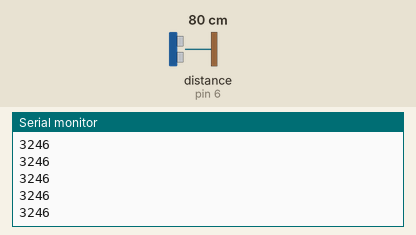
This sketch was run on a simulated Arduino Nano, built with avr-gcc and run on an emulated ATmega328P. Shown: the last lines printed to the serial monitor. Wiring (inferred from the names in the program): ultrasonic range finder: trigger pin 7; echo pin 6. The inputs (shaded band) are chosen by the test bench; at power-on: distance to the obstacle (sensor on pin 6) 80 cm. The echo pulse lasts 58.3 µs per cm.

Above: at 1.2 s.
1.3 s: distance to the obstacle (sensor on pin 6) set to 2 cm
At 2.0 s:
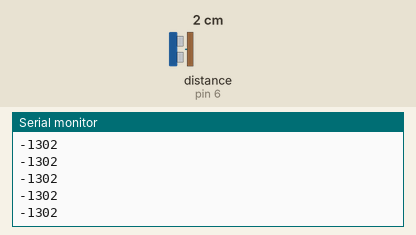
2.8 s: distance to the obstacle (sensor on pin 6) set to 4 cm
At 3.4 s:
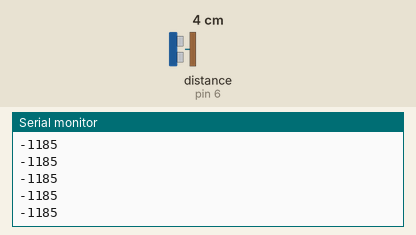
Timing chart, 0 to 5.8 s (numbered marks = the images above; inputs shaded):
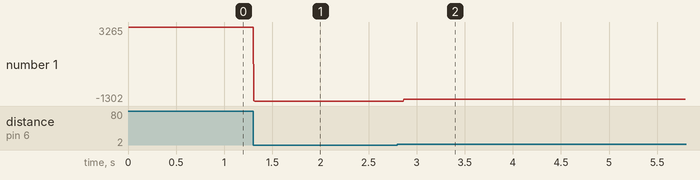

The sketch:

arduino_nano_1__1_ultrasonico_qtr_motores.ino
```cpp
int TRIG1 = 7;

int ECO1 = 6;

int tiempo1 = 0;

int ultraSonido(int trig, int eco){
  digitalWrite(trig,1);delay(1);digitalWrite(trig,0);//se genera un pulso en el ultrasonido emisor
  int tiempo = pulseIn(eco,1);//se lee cuanto tarda el receptor en detectar la onda
  return tiempo;
}

void setup(){

  Serial.begin(9600);
  pinMode(TRIG1,OUTPUT);

  pinMode(ECO1,INPUT);

}

void loop(){
tiempo1 = ultraSonido(TRIG1, ECO1);
Serial.println(tiempo1-1400);
// se usa como se quiere.

}
```

Measured:
- after the input at 1.3 s, the serial monitor: prints a new line at once (image 1)
- after the input at 2.8 s, the serial monitor: prints a new line after 0.07 s (image 2)
- plotted number 1: 3246 → -1302 after the input at 1.3 s, -1302 → -1185 after the input at 2.8 s
